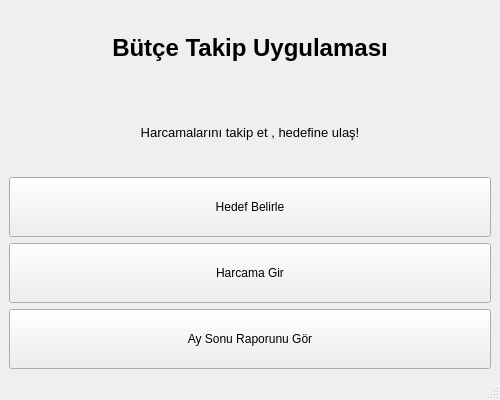
<?xml version="1.0" encoding="UTF-8"?>
<ui version="4.0">
 <class>MainWindow</class>
 <widget class="QMainWindow" name="MainWindow">
  <property name="geometry">
   <rect>
    <x>0</x>
    <y>0</y>
    <width>500</width>
    <height>400</height>
   </rect>
  </property>
  <property name="minimumSize">
   <size>
    <width>0</width>
    <height>60</height>
   </size>
  </property>
  <property name="windowTitle">
   <string>MainWindow</string>
  </property>
  <widget class="QWidget" name="centralwidget">
   <layout class="QVBoxLayout" name="verticalLayout">
    <item>
     <widget class="QLabel" name="label">
      <property name="font">
       <font>
        <pointsize>18</pointsize>
        <bold>true</bold>
       </font>
      </property>
      <property name="text">
       <string>Bütçe Takip Uygulaması</string>
      </property>
      <property name="alignment">
       <set>Qt::AlignmentFlag::AlignCenter</set>
      </property>
     </widget>
    </item>
    <item>
     <widget class="QLabel" name="label_2">
      <property name="font">
       <font>
        <pointsize>10</pointsize>
       </font>
      </property>
      <property name="text">
       <string>Harcamalarını takip et , hedefine ulaş!</string>
      </property>
      <property name="alignment">
       <set>Qt::AlignmentFlag::AlignCenter</set>
      </property>
     </widget>
    </item>
    <item>
     <widget class="QPushButton" name="btnHedef">
      <property name="minimumSize">
       <size>
        <width>0</width>
        <height>60</height>
       </size>
      </property>
      <property name="text">
       <string>Hedef Belirle</string>
      </property>
     </widget>
    </item>
    <item>
     <widget class="QPushButton" name="btnHarcama_2">
      <property name="minimumSize">
       <size>
        <width>0</width>
        <height>60</height>
       </size>
      </property>
      <property name="text">
       <string>Harcama Gir</string>
      </property>
     </widget>
    </item>
    <item>
     <widget class="QPushButton" name="btnRapor">
      <property name="minimumSize">
       <size>
        <width>0</width>
        <height>60</height>
       </size>
      </property>
      <property name="text">
       <string>Ay Sonu Raporunu Gör</string>
      </property>
     </widget>
    </item>
   </layout>
  </widget>
  <widget class="QMenuBar" name="menubar">
   <property name="geometry">
    <rect>
     <x>0</x>
     <y>0</y>
     <width>500</width>
     <height>26</height>
    </rect>
   </property>
  </widget>
  <widget class="QStatusBar" name="statusbar"/>
 </widget>
 <resources/>
 <connections/>
</ui>
